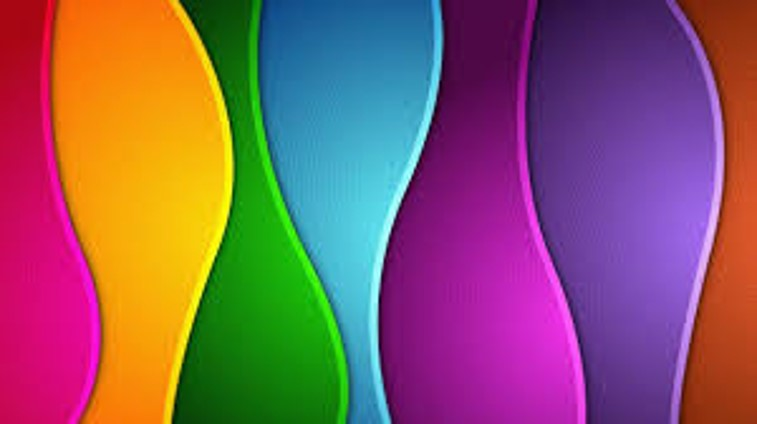
#> input picture atividades-modulo01-aluno/img/cores.jpg, 757 x 424 px
$ jupyter execute atividade4.ipynb
#> lines starting #> are read from the running program, lines starting #| are printed output that depends on the picture
# Segmentação de imagens por cor

## Mascaramento

Forma de segmentação onde uma imagem binária (pixels preto e branco) é criada a partir da imagem original, colorida ou tins de cinza, para indicar os pixels de interesse e seprá-los dos pixels de fundo. No OpenCV essa imagem binária, chamada de máscara ou *mask*, é representada através de uma imagem em tons de cinza convencional, onde o valor preto `0` indica pixel de fundo e o valor branco `255` é usado para indicar o pixel de interesse.

Por exemplo vamos tentar marcar as diferentes cores em uma máscara

[cell 1]
import cv2
import matplotlib.pyplot as plt
import numpy as np

# Já invertendo os canais
cores_rgb = cv2.imread("img/cores.jpg")[:,:,::-1]
plt.imshow(cores_rgb)
plt.show()

Vamos ver o histograma de cada canal.

**Canal Vermelho**

[cell 2]
cores_r = cores_rgb[:,:,0]
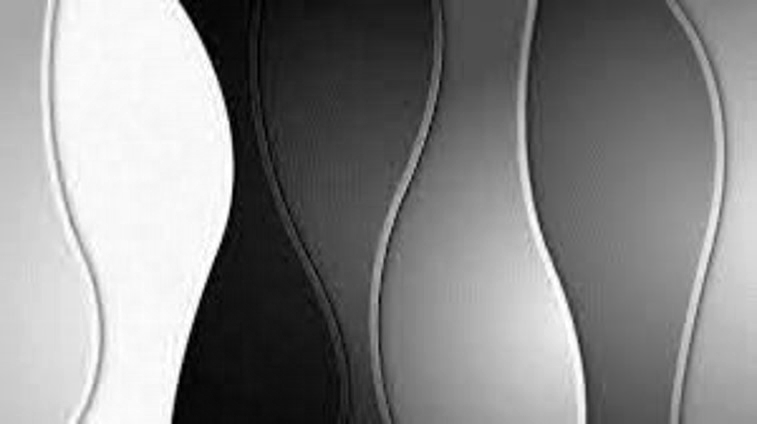
#> cores_r: shape (424, 757); min 0, max 255, mean 135.2
plt.imshow(cores_r, cmap='gray')
plt.show()

**Canal Vermelho (Histograma)**

[cell 3]
plt.hist(cores_r.flatten(), bins=256)
plt.xlim([-1,256]) # para melhor visualização do histograma
plt.show()
#> figure, not shown here; tallest bar 12592 high, from x = 247 to 248

**Canal Verde**

[cell 4]
cores_g = cores_rgb[:,:,1]
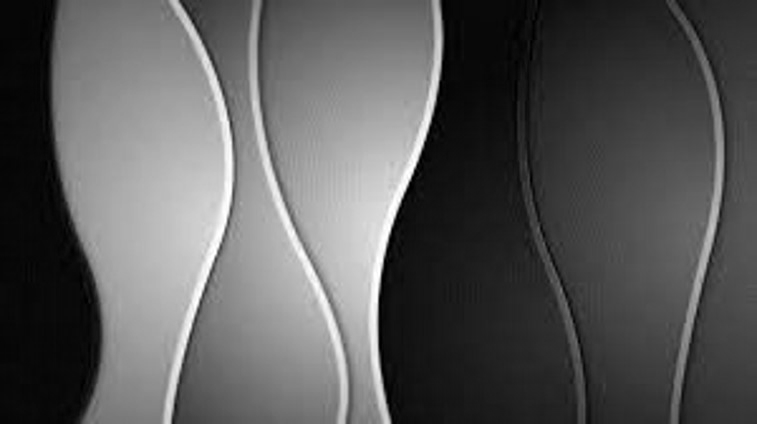
#> cores_g: shape (424, 757); min 0, max 255, mean 89.1
plt.imshow(cores_g, cmap='gray')
plt.show()

**Canal Verde (Histograma)**

[cell 5]
plt.hist(cores_g.flatten(), bins=256)
plt.xlim([-1,256])
plt.show()
#> figure, not shown here; tallest bar 10390 high, from x = 7.97 to 8.96

**Canal Azul**

[cell 6]
cores_b = cores_rgb[:,:,2]
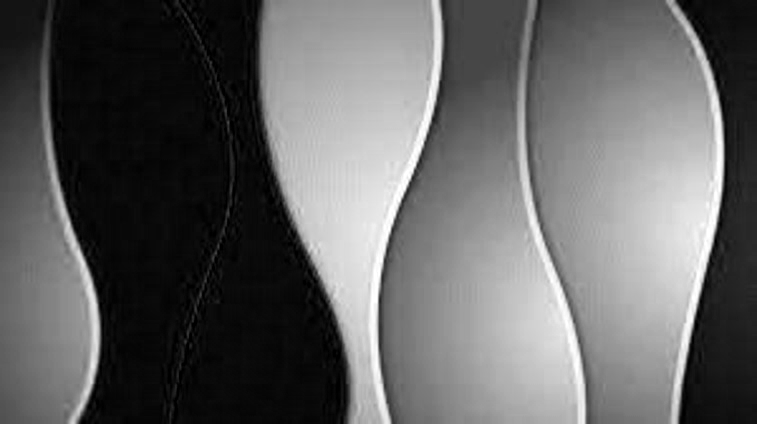
#> cores_b: shape (424, 757); min 0, max 255, mean 98.6
plt.imshow(cores_b, cmap='gray')
plt.show()

**Canal Azul (Histograma)**

[cell 7]
plt.hist(cores_b.flatten(), bins=256)
plt.xlim([-1,256])
plt.show()
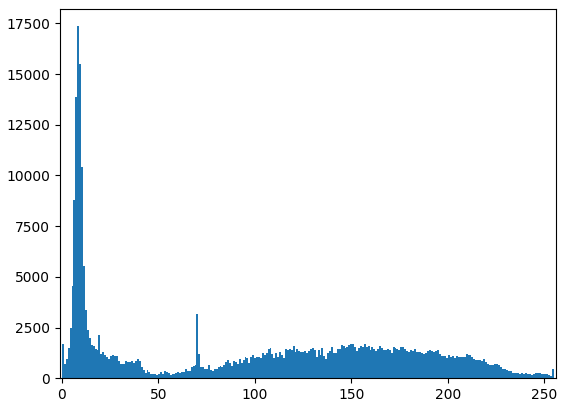
#> figure drawn by matplotlib, 1 panel; tallest bar 17358 high, from x = 7.97 to 8.96

Vamos agora identificar pixels da **cor verde**.

[cell 8]
# Cria uma imagem 'zerada' com as mesmas dimensões de 'cores_r'
mask_red = np.zeros_like(cores_r)
mask_red[cores_r < 45] = 255

plt.imshow(mask_red, cmap='gray')
plt.show()
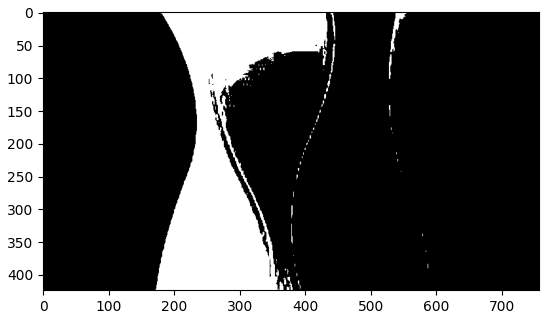
#> figure drawn by matplotlib, 1 panel

[cell 9]
mask_green = np.zeros_like(cores_g)
mask_green[cores_g > 80] = 255

plt.imshow(mask_green, cmap='gray')
plt.show()
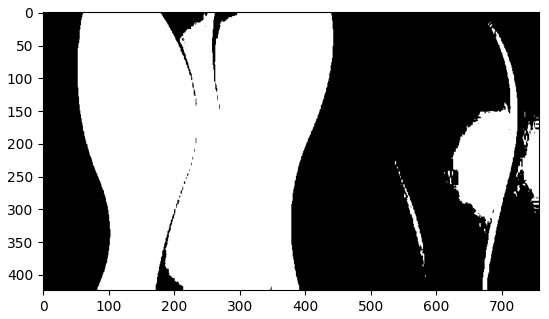
#> figure drawn by matplotlib, 1 panel

[cell 10]
mask_blue = np.zeros_like(cores_b)
mask_blue[cores_b < 20] = 255

plt.imshow(mask_blue, cmap='gray')
plt.show()
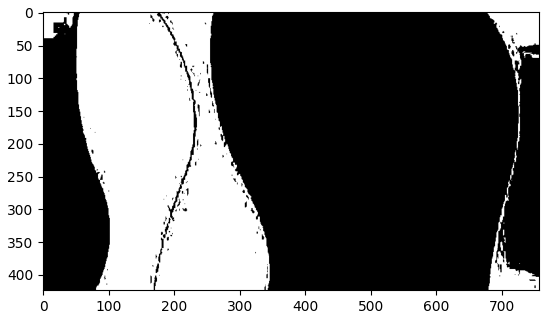
#> figure drawn by matplotlib, 1 panel

[cell 11]
mask = cv2.bitwise_and(mask_blue, mask_red, mask=mask_green)
plt.imshow(mask, cmap='gray')
plt.show()
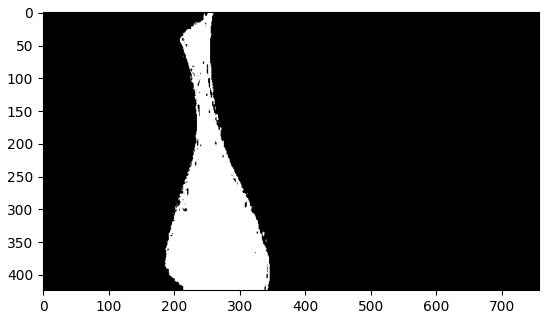
#> figure drawn by matplotlib, 1 panel

## Prática

**Exercício 1**: crie uma máscara para identificar a faixa amarela na imagem. Você pode precisar olhar para mais de um canal ;)

[cell 12]
mask_red = np.zeros_like(cores_r)
mask_red[cores_r > 100] = 255

mask_green = np.zeros_like(cores_g)
mask_green[cores_g > 100] = 255

mask_blue = np.zeros_like(cores_b)
mask_blue[cores_b < 25] = 255

mask_yellow = cv2.bitwise_and(mask_green, mask_blue, mask=mask_red)
plt.imshow(mask_yellow, cmap='gray')
plt.show()
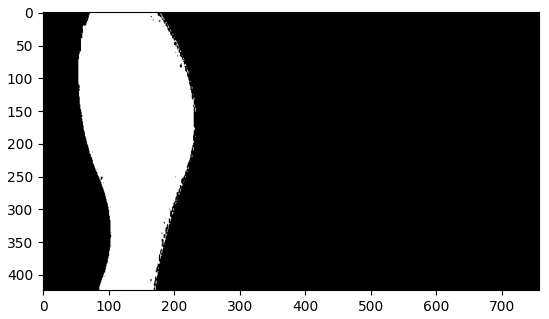
#> figure drawn by matplotlib, 1 panel

**Exercício 2**: crie uma máscara para identificar as faixas roxa e rosa na imagem. Você pode precisar olhar para mais de um canal ;)

[cell 13]
mask_red = np.zeros_like(cores_r)
mask_red[cores_r > 80] = 255

mask_green = np.zeros_like(cores_g)
mask_green[cores_g < 200] = 255

mask_blue = np.zeros_like(cores_b)
mask_blue[cores_b > 60] = 255

mask_purple_pink= cv2.bitwise_and(mask_red, mask_green , mask=mask_blue)
plt.imshow(mask_purple_pink, cmap='gray')
plt.show()
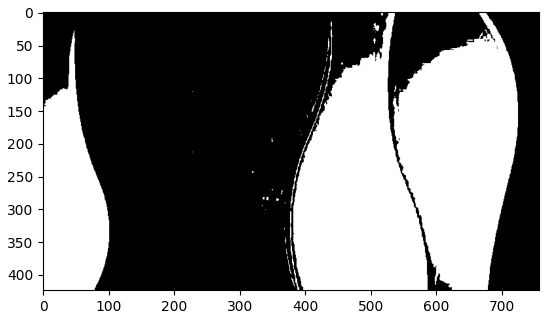
#> figure drawn by matplotlib, 1 panel
plt.imshow(cores_rgb)
plt.show()

$ run again, with atividades-modulo01-aluno/img/cena_canto_sala.jpg copied over atividades-modulo01-aluno/img/cores.jpg
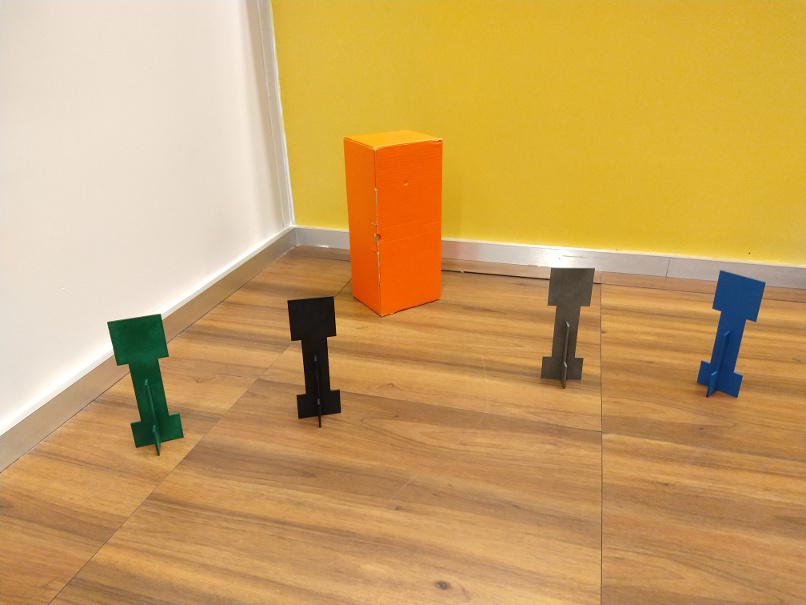
#> input picture atividades-modulo01-aluno/img/cena_canto_sala.jpg, 806 x 605 px
#> `cores_b = cores_rgb[:,:,2]`:
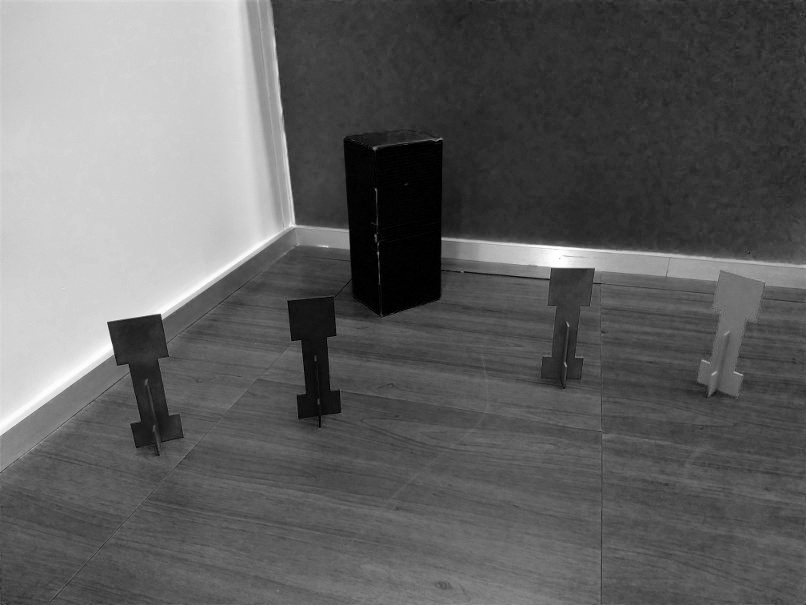
#> cores_b: shape (605, 806); min 0, max 255, mean 98.1
#> `plt.show()`:
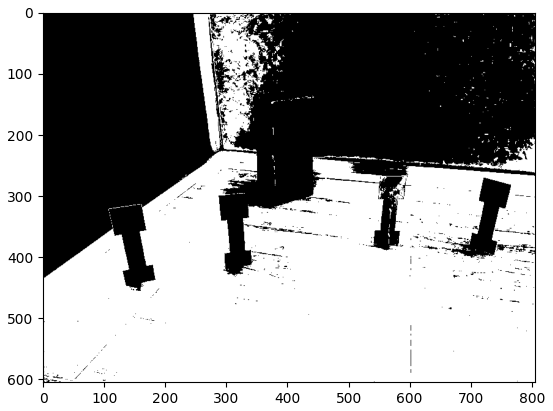
#> figure drawn by matplotlib, 1 panel

$ run again, with atividades-modulo01-aluno/img/gato.jpg copied over atividades-modulo01-aluno/img/cores.jpg
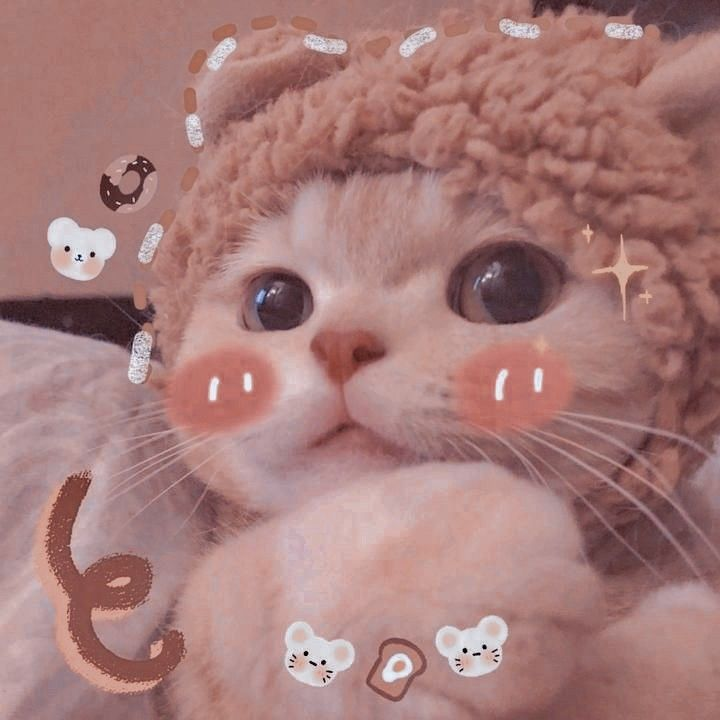
#> input picture atividades-modulo01-aluno/img/gato.jpg, 720 x 720 px
#> `plt.show()`:
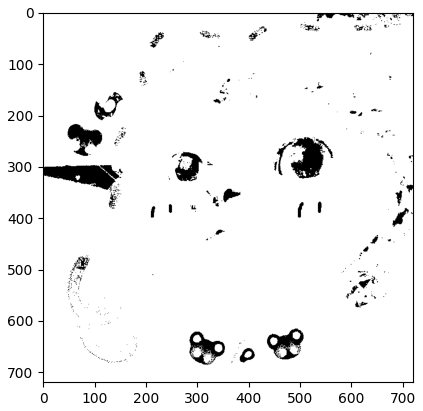
#> figure drawn by matplotlib, 1 panel
